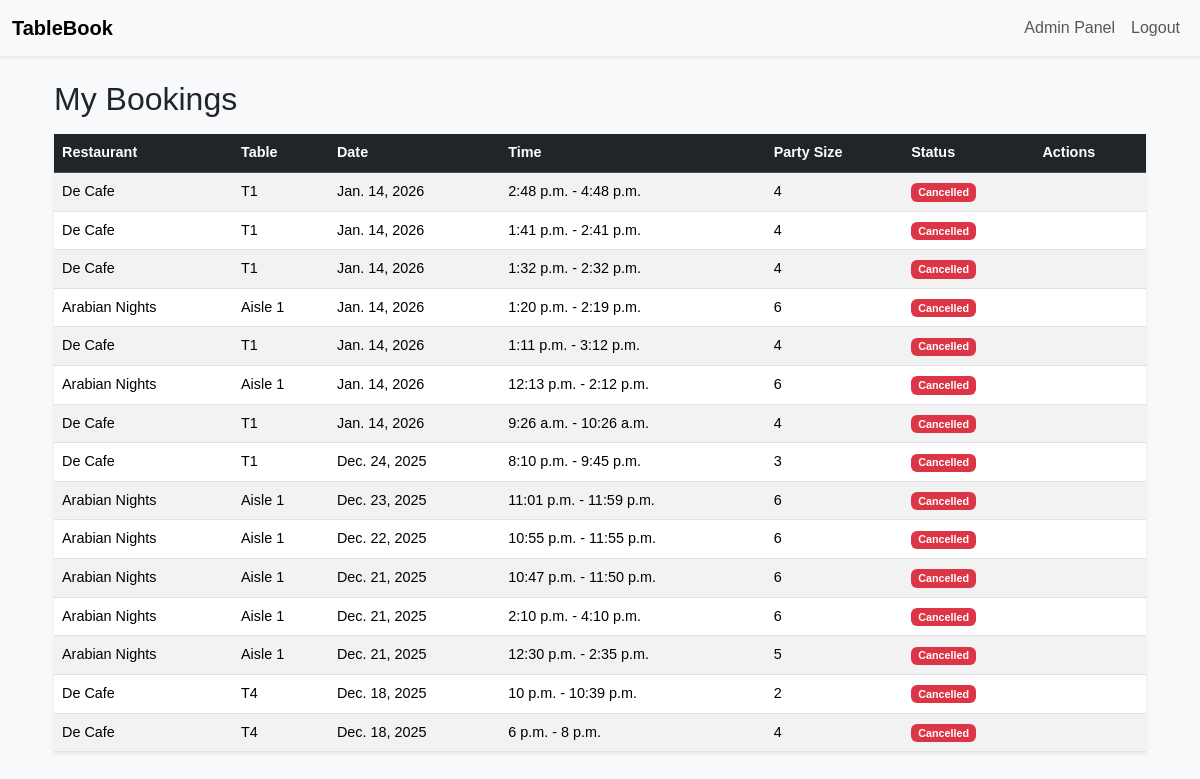
The page /bookings/ (signed in) on the database its author committed.
### bookings/models.py (models this page shows, shortened)
class Booking(models.Model):
    user = models.ForeignKey(settings.AUTH_USER_MODEL, on_delete=models.CASCADE, related_name='bookings')
    restaurant = models.ForeignKey(Restaurant, on_delete=models.CASCADE, related_name='bookings')
    table = models.ForeignKey(Table, on_delete=models.CASCADE, related_name='bookings')
    date = models.DateField()
    start_time = models.TimeField()
    end_time = models.TimeField()
    party_size = models.PositiveIntegerField()
    created_at = models.DateTimeField(auto_now_add=True)
    STATUS_CHOICES = [
        ('confirmed', 'Confirmed'),
        ('cancelled', 'Cancelled'),
    ]
    status = models.CharField(max_length=20, choices=STATUS_CHOICES, default='confirmed')
    class Meta:
        ordering = ['date', 'start_time']
        constraints = [
            models.UniqueConstraint(fields=['table', 'date', 'start_time', 'end_time'], name='unique_booking_slot')
        ]

### restaurants/models.py (models this page shows, shortened)
class Restaurant(models.Model):
    name = models.CharField(max_length=120)
    address = models.CharField(max_length=255)
    city = models.CharField(max_length=80)
    description = models.TextField(blank=True)
    image = models.ImageField(upload_to='restaurants/', blank=True, null=True)
    opening_time = models.TimeField()
    closing_time = models.TimeField()

class Table(models.Model):
    restaurant = models.ForeignKey(Restaurant, on_delete=models.CASCADE, related_name='tables')
    name = models.CharField(max_length=50)  # e.g., T1, Window-2
    capacity = models.PositiveIntegerField()

### bookings/views.py (the view)
# urls.py: path('', bookings_list, name='bookings_list'),
@login_required
def bookings_list(request):
    bookings = Booking.objects.filter(user=request.user).order_by('-date', '-start_time')
    return render(request, 'bookings/bookings_list.html', {'bookings': bookings})

### bookings/templates/bookings/bookings_list.html (shortened to what this page needs)
{% extends "base.html" %}
{% block content %}
<div class="container mt-4">
  <h2 class="mb-3">My Bookings</h2>
  {% if bookings %}
    <table class="table table-striped table-hover shadow-sm">
      <thead class="table-dark">
        <tr>
          <th>Restaurant</th>
          <th>Table</th>
          <th>Date</th>
          <th>Time</th>
          <th>Party Size</th>
          <th>Status</th>
          <th>Actions</th>
        </tr>
      </thead>
      <tbody>
        {% for booking in bookings %}
        <tr>
          <td>{{ booking.restaurant.name }}</td>
          <td>{{ booking.table.name }}</td>
          <td>{{ booking.date }}</td>
          <td>{{ booking.start_time }} - {{ booking.end_time }}</td>
          <td>{{ booking.party_size }}</td>
          <td>
            {% if booking.status == 'confirmed' %}
              <span class="badge bg-success">Confirmed</span>
            {% else %}
              <span class="badge bg-danger">Cancelled</span>
            {% endif %}
          </td>
          <td>
          </td>
        </tr>
        {% endfor %}
      </tbody>
    </table>
  {% else %}
    <p class="alert alert-info">You have no bookings yet.</p>
  {% endif %}
</div>
{% endblock %}

### static/css/style.css (style rules this page uses)
body { font-family: 'Poppins', sans-serif; background-color: #f8f9fa; }
.table { font-size: 0.9rem; }

### rows shown on the page
Booking: restaurant.name "De Cafe", table.name "T1", date "Jan. 14, 2026", start_time "2:48 p.m.", end_time "4:48 p.m.", party_size "4", status "Cancelled"
Booking: restaurant.name "De Cafe", table.name "T1", date "Jan. 14, 2026", start_time "1:41 p.m.", end_time "2:41 p.m.", party_size "4", status "Cancelled"
Booking: restaurant.name "De Cafe", table.name "T1", date "Jan. 14, 2026", start_time "1:32 p.m.", end_time "2:32 p.m.", party_size "4", status "Cancelled"
Booking: restaurant.name "Arabian Nights", table.name "Aisle 1", date "Jan. 14, 2026", start_time "1:20 p.m.", end_time "2:19 p.m.", party_size "6", status "Cancelled"
Booking: restaurant.name "De Cafe", table.name "T1", date "Jan. 14, 2026", start_time "1:11 p.m.", end_time "3:12 p.m.", party_size "4", status "Cancelled"
Booking: restaurant.name "Arabian Nights", table.name "Aisle 1", date "Jan. 14, 2026", start_time "12:13 p.m.", end_time "2:12 p.m.", party_size "6", status "Cancelled"
Booking: restaurant.name "De Cafe", table.name "T1", date "Jan. 14, 2026", start_time "9:26 a.m.", end_time "10:26 a.m.", party_size "4", status "Cancelled"
Booking: restaurant.name "De Cafe", table.name "T1", date "Dec. 24, 2025", start_time "8:10 p.m.", end_time "9:45 p.m.", party_size "3", status "Cancelled"
Booking: restaurant.name "Arabian Nights", table.name "Aisle 1", date "Dec. 23, 2025", start_time "11:01 p.m.", end_time "11:59 p.m.", party_size "6", status "Cancelled"
Booking: restaurant.name "Arabian Nights", table.name "Aisle 1", date "Dec. 22, 2025", start_time "10:55 p.m.", end_time "11:55 p.m.", party_size "6", status "Cancelled"
Booking: restaurant.name "Arabian Nights", table.name "Aisle 1", date "Dec. 21, 2025", start_time "10:47 p.m.", end_time "11:50 p.m.", party_size "6", status "Cancelled"
Booking: restaurant.name "Arabian Nights", table.name "Aisle 1", date "Dec. 21, 2025", start_time "2:10 p.m.", end_time "4:10 p.m.", party_size "6", status "Cancelled"
Booking: restaurant.name "Arabian Nights", table.name "Aisle 1", date "Dec. 21, 2025", start_time "12:30 p.m.", end_time "2:35 p.m.", party_size "5", status "Cancelled"
Booking: restaurant.name "De Cafe", table.name "T4", date "Dec. 18, 2025", start_time "10 p.m.", end_time "10:39 p.m.", party_size "2", status "Cancelled"
Booking: restaurant.name "De Cafe", table.name "T4", date "Dec. 18, 2025", start_time "6 p.m.", end_time "8 p.m.", party_size "4", status "Cancelled"
